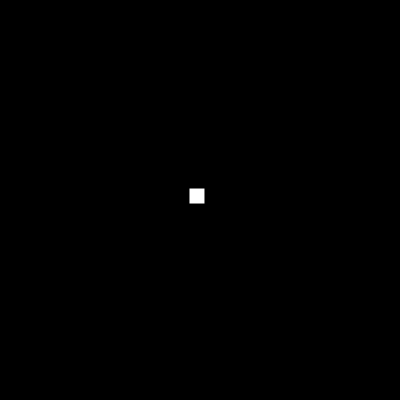
Frame 1 (no input)
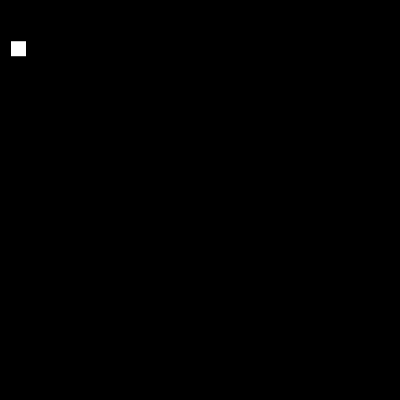
Frame 60 (the mouse pressed at the canvas centre just before this capture)
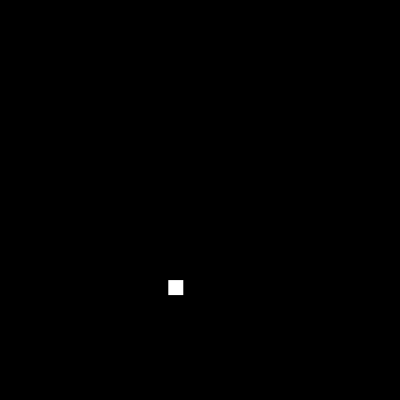
Frame 120 (the mouse held since frame 60 and released just before this capture)

The Processing sketch that drew these frames (run headless with seeded random() and noise(); from frame 60 on, the mouse is pressed at the canvas centre):

// Processing sketch: w3_03_ball_angles
// ── w3_03_ball_angles.pde
Ball ball;

void setup() {
  size(400, 400);
  ball = new Ball();
}

void draw() {
  background(0);
  ball.update();
  ball.display();
}

class Ball {
  PVector pos;
  PVector vel;
  float angle;
  float speed = 5;
  float s = 15;

  Ball() {
    pos = new PVector(width/2, height/2);
    vel = new PVector(0, 0);
    angle = random(TWO_PI);
    vel.x = cos(angle) * speed;
    vel.y = sin(angle) * speed;
  }

  void update() {
    if (pos.x < s/2 || pos.x > width - s/2) {
      vel.x *= -1;
    }
    if (pos.y < s/2 || pos.y > height - s/2) {
      vel.y *= -1;
    }

    pos.add(vel);
  }

  void display() {
    noStroke();
    fill(255);
    rectMode(CENTER);
    rect(pos.x, pos.y, s, s);
  }
}
